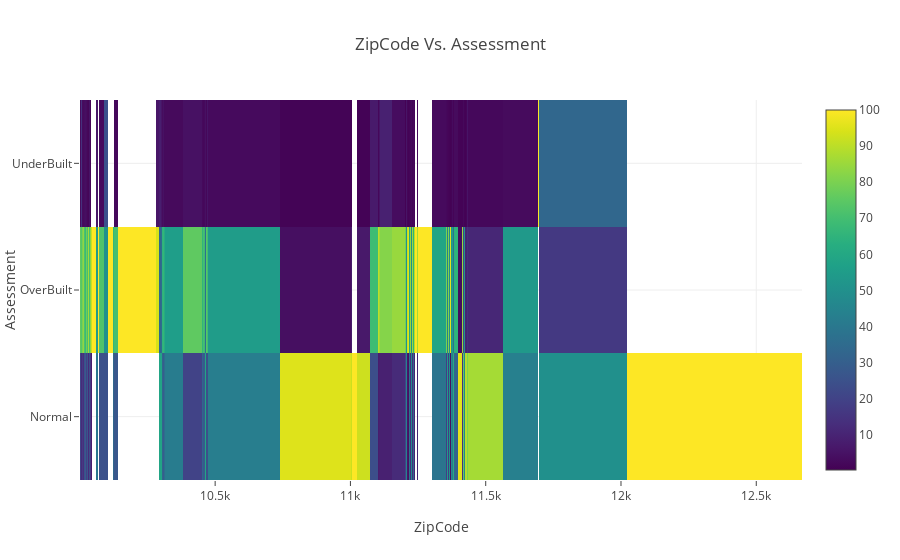

Here is the notebook cell this chart was saved with:
### Code cell
trace = go.Heatmap(x=nyAsses['ZipCode'],
                   y=nyAsses['Assessment'],
                   z=nyAsses['Percentage'], colorscale = 'Viridis',)

layout = go.Layout(
    title='ZipCode Vs. Assessment',
    xaxis = dict(title = 'ZipCode'),
    yaxis = dict(title = 'Assessment')
)

fig = go.Figure(data = [trace], layout = layout)

#py.iplot(fig, filename = 'ny-year-built')
plotly.offline.iplot(fig)

### Figure 1 — Plotly figure (JSON) as saved in the notebook; plotly's stock layout.template omitted (floating-point values rounded to 4 significant figures; data arrays with more than 128 entries replaced by an {"elided": "..."} marker saying what was removed)
{"data": [{"colorscale": "Viridis", "type": "heatmap", "uid": "8cd48002-de01-42f6-9ac1-1ab1dd181233", "x": {"elided": "576 int values"}, "y": {"elided": "576 str values"}, "z": {"elided": "576 float values"}}], "layout": {"title": {"text": "ZipCode Vs. Assessment"}, "xaxis": {"title": {"text": "ZipCode"}}, "yaxis": {"title": {"text": "Assessment"}}}}
